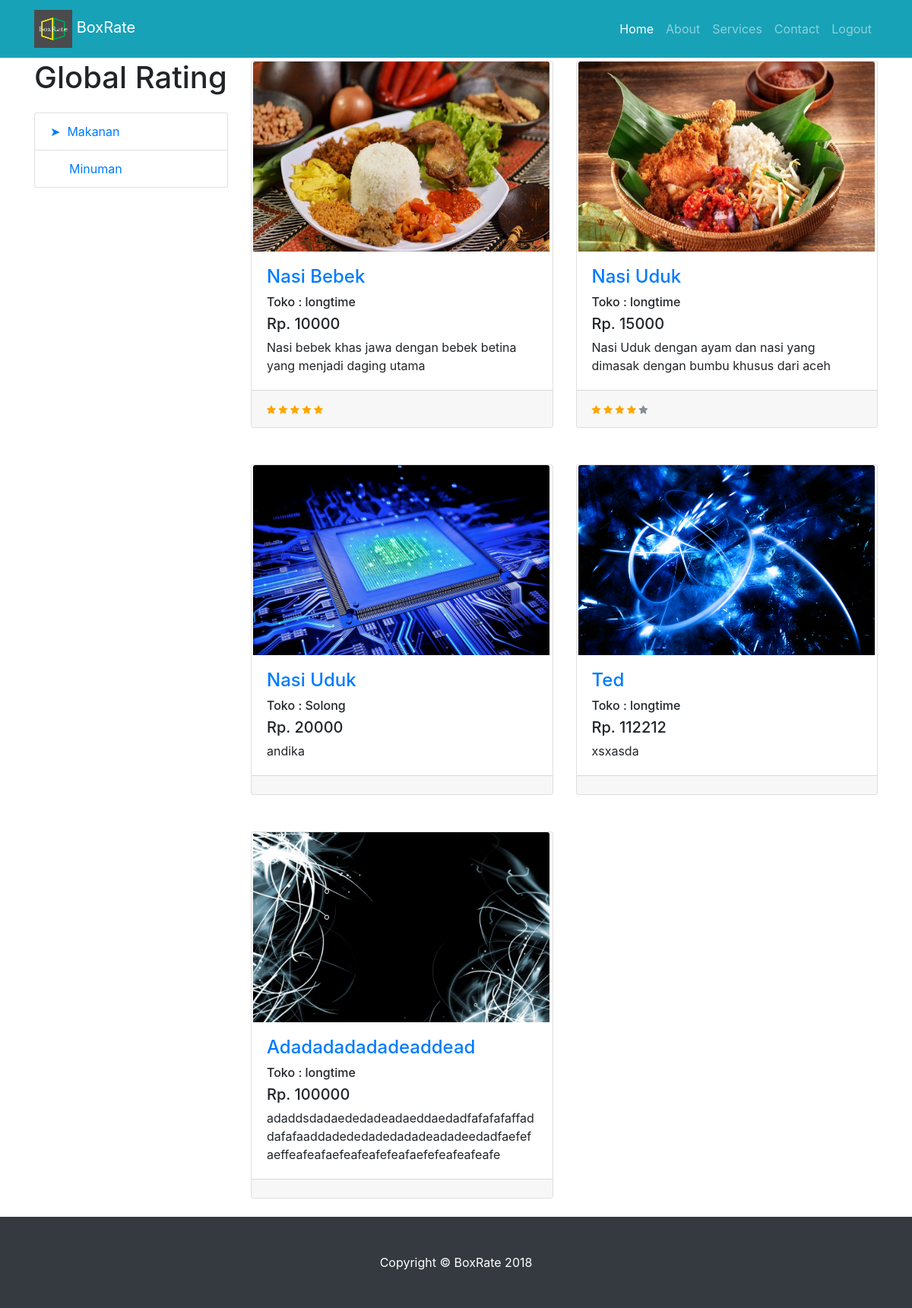
/glob-rate-makanan.php (signed in), run on the app's committed database.
### tables this page shows
CREATE TABLE `menu` (
  `id` int(11) NOT NULL,
  `image` varchar(200) NOT NULL,
  `price` int(11) NOT NULL,
  `name` text NOT NULL,
  `ket` varchar(200) NOT NULL,
  `rating` double NOT NULL,
  `description` varchar(200) NOT NULL,
  `store_id` int(11) NOT NULL
);

CREATE TABLE `store` (
  `store_id` int(11) NOT NULL,
  `store_name` varchar(200) NOT NULL,
  `owner` varchar(30) NOT NULL
);

### glob-rate-makanan.php (the view, shortened to what this page needs)
<!DOCTYPE html>
<html lang="en">
  <head>
    <link href="vendor/bootstrap/css/bootstrap.min.css" rel="stylesheet">
    <link rel="stylesheet" type="text/css" href="css/shop-homepage.css">
    <link rel="stylesheet" href="https://cdnjs.cloudflare.com/ajax/libs/font-awesome/4.7.0/css/font-awesome.min.css">
  </head>
  <body >
    <nav class="navbar navbar-expand-lg navbar-dark bg-info fixed-top">
      <div class="container">
        <a class="navbar-brand" href="#">
          <img id='image-logo' src="images/logo/BoxRate.png">
        BoxRate</a>
        <div class="collapse navbar-collapse" id="navbarResponsive">
          <ul class="navbar-nav ml-auto">
            <li class="nav-item active">
              <a class="nav-link" href="index.php">Home
              </a>
            </li>
            <li class="nav-item">
              <a class="nav-link" href="#">About</a>
            </li>
            <li class="nav-item">
              <a class="nav-link" href="#">Services</a>
            </li>
            <li class="nav-item">
              <a class="nav-link" href="#">Contact</a>
            </li>
            <li class="nav-item" >
              <a class="nav-link" href="index.php?logout='1'">Logout</a>
            </li>
          </ul>
        </div>
      </div>
    </nav>
    <div class="container">
      <div class="row">
        <div class="col-lg-3">
          <h1 class="my-4">Global Rating</h1>
          <div class="list-group">
            <a href="#" class="list-group-item">&#x27a4;&nbsp; Makanan</a>
            <a href="glob-rate-minuman.php" class="list-group-item">&emsp;&nbsp; Minuman</a>
          </div>
        </div>
        <div class="col-lg-9">
          <div class="row">
        <?php
           $db = mysqli_connect("localhost", "root", "", "boxrate");
           $sql= "SELECT * FROM menu WHERE ket='makanan' order by rating DESC";
           $result = mysqli_query($db, $sql);
           while ($row=mysqli_fetch_array($result)) {
             $store_id=$row['store_id'];
             $query= "SELECT * FROM store WHERE store_id='$store_id'";
             $hasil = mysqli_query($db, $query);
           while ($store=mysqli_fetch_array($hasil)) {
              $toko=$store['store_name'];
           }
            echo "<div class='col-md-6 my-4'>
              <div class='card h-100'>
                <a href='#'><img id='image-rating' class='card-img-top' src='images/makanan/".$row['image']."' alt=''></a>
                <div class='card-body'>
                  <h4 class='card-title'>
                    <a href='#'>".$row['name']."</a>
                  </h4>
                  <h6>Toko : ".$toko."</h6>
                  <h5>Rp. ".$row['price']."</h5>
                  <p class='card-text'>".$row['description']."</p>
                </div>
                <div class='card-footer'>
                <small class='text-muted'>";
                if ($row['rating']>80) {
                  echo "<span class='fa fa-star checked'></span>
                  <span class='fa fa-star checked'></span>
                  <span class='fa fa-star checked'></span>
                  <span class='fa fa-star checked'></span>
                  <span class='fa fa-star checked'></span>";
                }
                elseif ($row['rating']>60) {
                  echo "<span class='fa fa-star checked'></span>
                  <span class='fa fa-star checked'></span>
                  <span class='fa fa-star checked'></span>
                  <span class='fa fa-star checked'></span>
                  <span class='fa fa-star'></span>";
                }
                elseif($row['rating']>40) {
                  echo "<span class='fa fa-star checked'></span>
                  <span class='fa fa-star checked'></span>
                  <span class='fa fa-star checked'></span>
                  <span class='fa fa-star'></span>
                  <span class='fa fa-star'></span>";
                }
                elseif($row['rating']>20) {
                  echo "<span class='fa fa-star checked'></span>
                  <span class='fa fa-star checked'></span>
                  <span class='fa fa-star'></span>
                  <span class='fa fa-star'></span>
                  <span class='fa fa-star'></span>";
                }
                elseif($row['rating']>0) {
                  echo "<span class='fa fa-star checked'></span>
                  <span class='fa fa-star'></span>
                  <span class='fa fa-star'></span>
                  <span class='fa fa-star'></span>
                  <span class='fa fa-star'></span>";
                }
              echo "</small></div>
              </div>
            </div>";
          }
          ?>
          </div>
        </div>
      </div>
    </div>
    <footer class="py-5 bg-dark">
      <div class="container">
        <p class="m-0 text-center text-white">Copyright &copy; BoxRate 2018</p>
      </div>
    </footer>
  </body>
</html>

### css/shop-homepage.css (style rules this page uses)
body { padding-top: 54px; background : white; }
#image-logo { width: 50px; height: 50px; }
#image-rating { margin-left: 2px; width: 390px ; height: 250px; }
@media (min-width: 992px) { body { padding-top: 56px; } }
.card-title { text-transform: capitalize; }
.checked { color: orange; }

### data on the page
menu: image (picture), name "Nasi Bebek", store.store_name "longtime", price "10000", description "Nasi bebek khas jawa dengan bebek betina yang menjadi daging utama"
menu: image (picture), name "Nasi Uduk", store.store_name "longtime", price "15000", description "Nasi Uduk dengan ayam dan nasi yang dimasak dengan bumbu khusus dari aceh"
menu: image (picture), name "Nasi Uduk", store.store_name "Solong", price "20000", description "andika"
menu: image (picture), name "Ted", store.store_name "longtime", price "112212", description "xsxasda"
menu: image (picture), name "Adadadadadadeaddead", store.store_name "longtime", price "100000", description "adaddsdadaededadeadaeddaedadfafafafaffaddafafaaddadededadedadadeadadeedadfaefefaeffeafeafaefeafeafefeafaefefeafeafeafe"
